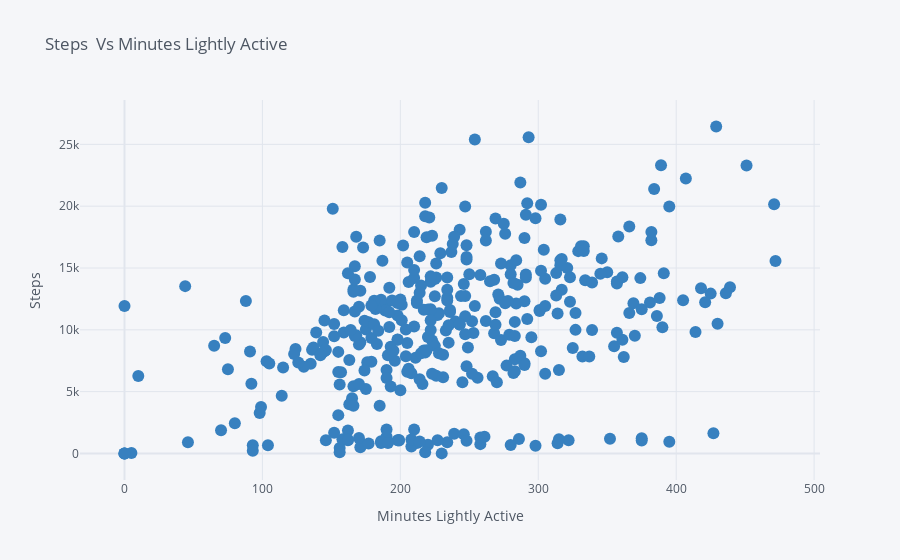

Notebook code for this chart:
### Code cell
fitbit.iplot(kind='scatter',
             mode='markers',
             x='Minutes Lightly Active', 
              xTitle='Minutes Lightly Active',
             y='Steps',
              yTitle='Steps',
              title='Steps  Vs Minutes Lightly Active',
              color='blue')

### Figure 1 — Plotly figure (JSON) as saved in the notebook; plotly's stock layout.template omitted (floating-point values rounded to 4 significant figures; data arrays with more than 128 entries replaced by an {"elided": "..."} marker saying what was removed)
{"data": [{"line": {"color": "rgba(55, 128, 191, 1.0)", "dash": "solid", "shape": "linear", "width": 1.3}, "marker": {"size": 12, "symbol": "circle"}, "mode": "markers", "name": "Steps", "text": "", "type": "scatter", "x": {"elided": "367 int values"}, "y": {"elided": "367 int values"}}], "layout": {"legend": {"bgcolor": "#F5F6F9", "font": {"color": "#4D5663"}}, "paper_bgcolor": "#F5F6F9", "plot_bgcolor": "#F5F6F9", "title": {"font": {"color": "#4D5663"}, "text": "Steps  Vs Minutes Lightly Active"}, "xaxis": {"gridcolor": "#E1E5ED", "showgrid": true, "tickfont": {"color": "#4D5663"}, "title": {"font": {"color": "#4D5663"}, "text": "Minutes Lightly Active"}, "zerolinecolor": "#E1E5ED"}, "yaxis": {"gridcolor": "#E1E5ED", "showgrid": true, "tickfont": {"color": "#4D5663"}, "title": {"font": {"color": "#4D5663"}, "text": "Steps"}, "zerolinecolor": "#E1E5ED"}}}
